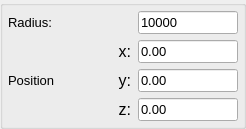
              <widget class="QGroupBox" name="groupBox_7">
               <property name="sizePolicy">
                <sizepolicy hsizetype="Expanding" vsizetype="Maximum">
                 <horstretch>0</horstretch>
                 <verstretch>0</verstretch>
                </sizepolicy>
               </property>
               <property name="title">
                <string/>
               </property>
               <layout class="QGridLayout" name="gridLayout_3">
                <property name="leftMargin">
                 <number>5</number>
                </property>
                <property name="topMargin">
                 <number>5</number>
                </property>
                <property name="rightMargin">
                 <number>5</number>
                </property>
                <property name="bottomMargin">
                 <number>5</number>
                </property>
                <item row="0" column="0">
                 <layout class="QVBoxLayout" name="verticalLayout_16">
                  <item>
                   <layout class="QHBoxLayout" name="horizontalLayout_20">
                    <item>
                     <widget class="QLabel" name="label_radius">
                      <property name="enabled">
                       <bool>true</bool>
                      </property>
                      <property name="font">
                       <font>
                        <pointsize>10</pointsize>
                        <italic>false</italic>
                       </font>
                      </property>
                      <property name="text">
                       <string>Radius:</string>
                      </property>
                     </widget>
                    </item>
                    <item>
                     <spacer name="horizontalSpacer_2">
                      <property name="orientation">
                       <enum>Qt::Horizontal</enum>
                      </property>
                      <property name="sizeHint" stdset="0">
                       <size>
                        <width>40</width>
                        <height>20</height>
                       </size>
                      </property>
                     </spacer>
                    </item>
                    <item>
                     <widget class="QLineEdit" name="lineEdit_Radius">
                      <property name="enabled">
                       <bool>true</bool>
                      </property>
                      <property name="sizePolicy">
                       <sizepolicy hsizetype="Maximum" vsizetype="Fixed">
                        <horstretch>0</horstretch>
                        <verstretch>0</verstretch>
                       </sizepolicy>
                      </property>
                      <property name="maximumSize">
                       <size>
                        <width>100</width>
                        <height>16777215</height>
                       </size>
                      </property>
                      <property name="font">
                       <font>
                        <pointsize>10</pointsize>
                        <italic>false</italic>
                       </font>
                      </property>
                      <property name="toolTip">
                       <string>Set the radius of the sky dome (mm).</string>
                      </property>
                      <property name="text">
                       <string>10000</string>
                      </property>
                     </widget>
                    </item>
                   </layout>
                  </item>
                 </layout>
                </item>
                <item row="1" column="0">
                 <layout class="QHBoxLayout" name="horizontalLayout_22">
                  <item>
                   <widget class="QLabel" name="label_Position">
                    <property name="enabled">
                     <bool>true</bool>
                    </property>
                    <property name="font">
                     <font>
                      <pointsize>10</pointsize>
                      <italic>false</italic>
                     </font>
                    </property>
                    <property name="toolTip">
                     <string>Adjust the center of the dome according to the project.</string>
                    </property>
                    <property name="text">
                     <string>Position</string>
                    </property>
                   </widget>
                  </item>
                  <item>
                   <layout class="QGridLayout" name="gridLayout_1">
                    <item row="1" column="1">
                     <widget class="QLineEdit" name="lineEdit_Position_y">
                      <property name="enabled">
                       <bool>true</bool>
                      </property>
                      <property name="sizePolicy">
                       <sizepolicy hsizetype="Maximum" vsizetype="Fixed">
                        <horstretch>0</horstretch>
                        <verstretch>0</verstretch>
                       </sizepolicy>
                      </property>
                      <property name="maximumSize">
                       <size>
                        <width>100</width>
                        <height>16777215</height>
                       </size>
                      </property>
                      <property name="font">
                       <font>
                        <pointsize>10</pointsize>
                        <italic>false</italic>
                       </font>
                      </property>
                      <property name="toolTip">
                       <string>Adjust the y position of the center of the 
dome according to the project (mm).</string>
                      </property>
                      <property name="text">
                       <string>0.00</string>
                      </property>
                     </widget>
                    </item>
                    <item row="2" column="0">
                     <widget class="QLabel" name="label_Position_z">
                      <property name="enabled">
                       <bool>true</bool>
                      </property>
                      <property name="sizePolicy">
                       <sizepolicy hsizetype="Minimum" vsizetype="Preferred">
                        <horstretch>0</horstretch>
                        <verstretch>0</verstretch>
                       </sizepolicy>
                      </property>
                      <property name="font">
                       <font>
                        <pointsize>12</pointsize>
                        <italic>false</italic>
                       </font>
                      </property>
                      <property name="layoutDirection">
                       <enum>Qt::RightToLeft</enum>
                      </property>
                      <property name="text">
                       <string>             z:</string>
                      </property>
                     </widget>
                    </item>
                    <item row="1" column="0">
                     <widget class="QLabel" name="label_Position_y">
                      <property name="enabled">
                       <bool>true</bool>
                      </property>
                      <property name="sizePolicy">
                       <sizepolicy hsizetype="Preferred" vsizetype="Preferred">
                        <horstretch>0</horstretch>
                        <verstretch>0</verstretch>
                       </sizepolicy>
                      </property>
                      <property name="font">
                       <font>
                        <pointsize>12</pointsize>
                        <italic>false</italic>
                       </font>
                      </property>
                      <property name="layoutDirection">
                       <enum>Qt::RightToLeft</enum>
                      </property>
                      <property name="text">
                       <string>             y:</string>
                      </property>
                     </widget>
                    </item>
                    <item row="0" column="1">
                     <widget class="QLineEdit" name="lineEdit_Position_x">
                      <property name="enabled">
                       <bool>true</bool>
                      </property>
                      <property name="sizePolicy">
                       <sizepolicy hsizetype="Maximum" vsizetype="Fixed">
                        <horstretch>0</horstretch>
                        <verstretch>0</verstretch>
                       </sizepolicy>
                      </property>
                      <property name="maximumSize">
                       <size>
                        <width>100</width>
                        <height>16777215</height>
                       </size>
                      </property>
                      <property name="font">
                       <font>
                        <pointsize>10</pointsize>
                        <italic>false</italic>
                       </font>
                      </property>
                      <property name="toolTip">
                       <string>Adjust the x position of the center of the 
dome according to the project (mm).</string>
                      </property>
                      <property name="text">
                       <string>0.00</string>
                      </property>
                     </widget>
                    </item>
                    <item row="2" column="1">
                     <widget class="QLineEdit" name="lineEdit_Position_z">
                      <property name="enabled">
                       <bool>true</bool>
                      </property>
                      <property name="sizePolicy">
                       <sizepolicy hsizetype="Maximum" vsizetype="Fixed">
                        <horstretch>0</horstretch>
                        <verstretch>0</verstretch>
                       </sizepolicy>
                      </property>
                      <property name="maximumSize">
                       <size>
                        <width>100</width>
                        <height>16777215</height>
                       </size>
                      </property>
                      <property name="font">
                       <font>
                        <pointsize>10</pointsize>
                        <italic>false</italic>
                       </font>
                      </property>
                      <property name="toolTip">
                       <string>Adjust the z position of the center of the 
dome according to the project (mm).</string>
                      </property>
                      <property name="text">
                       <string>0.00</string>
                      </property>
                     </widget>
                    </item>
                    <item row="0" column="0">
                     <widget class="QLabel" name="label_Position_x">
                      <property name="enabled">
                       <bool>true</bool>
                      </property>
                      <property name="sizePolicy">
                       <sizepolicy hsizetype="Minimum" vsizetype="Preferred">
                        <horstretch>0</horstretch>
                        <verstretch>0</verstretch>
                       </sizepolicy>
                      </property>
                      <property name="maximumSize">
                       <size>
                        <width>100</width>
                        <height>16777215</height>
                       </size>
                      </property>
                      <property name="font">
                       <font>
                        <pointsize>12</pointsize>
                        <italic>false</italic>
                        <kerning>true</kerning>
                       </font>
                      </property>
                      <property name="layoutDirection">
                       <enum>Qt::RightToLeft</enum>
                      </property>
                      <property name="text">
                       <string>             x:</string>
                      </property>
                     </widget>
                    </item>
                   </layout>
                  </item>
                 </layout>
                </item>
               </layout>
              </widget>
